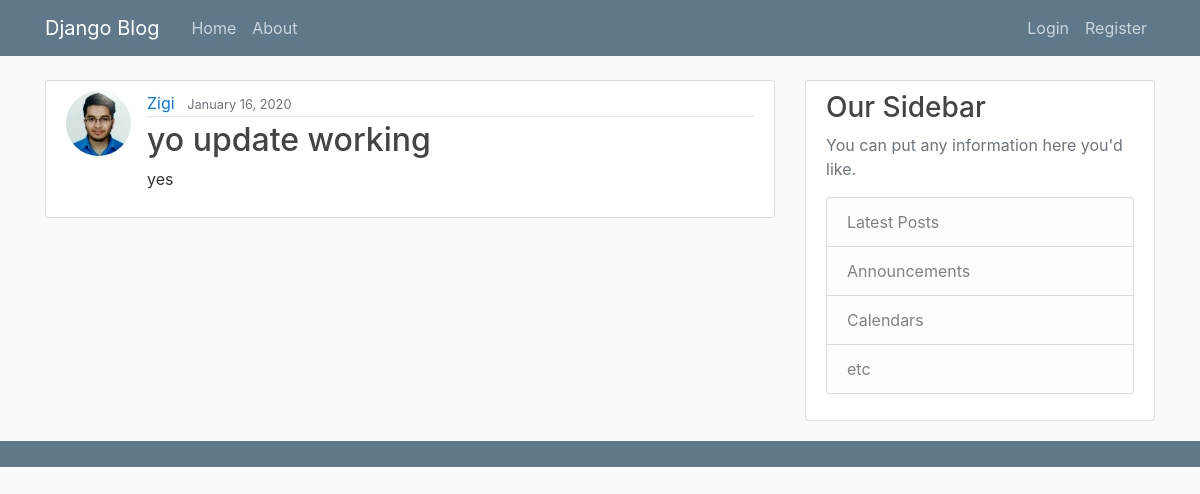
Screenshot of /post/7/ with the database file from the repository.
### blog/models.py (models this page shows, shortened)
class Post(models.Model):
    title = models.CharField(max_length=100)
    content = models.TextField()
    date_posted = models.DateTimeField(default=timezone.now)
    author = models.ForeignKey(User,on_delete=models.CASCADE)

### users/models.py (models this page shows, shortened)
class Profile(models.Model):
    user = models.OneToOneField(User, on_delete=models.CASCADE)
    image= models.ImageField(default='default.jpg', upload_to='profile_pics')

### blog/views.py (the view)
# urls.py: path('post/<int:pk>/', PostDetailView.as_view(), name='post-detail'),
class PostDetailView(DetailView):
    model = Post

### blog/templates/blog/post_detail.html (shortened to what this page needs)
{% extends "blog/layout.html" %}
{% block content %}
<article class="media content-section">
    <img class="rounded-circle article-img" src="{{ object.author.profile.image.url }}">
        <div class="media-body">
            <div class="article-metadata">
              <a class="mr-2" href="{% url 'user-posts' object.author.username %}">{{ object.author }}</a>
              <small class="text-muted">{{ object.date_posted|date:"F d, Y" }}</small>
            </div>
            <h2 class="article-title">{{ object.title }}</h2>
            <p class="article-content">{{ object.content }}</p>
        </div>
</article>
{% endblock content %}

### blog/static/css/main.css (style rules this page uses)
body { background: #fafafa; color: #333333; margin-top: 5rem; }
h1, h2, h3, h4, h5, h6 { color: #444444; }
.content-section { background: #ffffff; padding: 10px 20px; border: 1px solid #dddddd; border-radius: 3px; margin-bottom: 20px; }
.article-title { color: #444444; }
.article-content { white-space: pre-line; }
.article-img { height: 65px; width: 65px; margin-right: 16px; }
.article-metadata { padding-bottom: 1px; margin-bottom: 4px; border-bottom: 1px solid #e3e3e3 }

### rows the page displays
Post: author.profile.image (picture), author "Zigi", date_posted "January 16, 2020", title "yo update working", content "yes"
